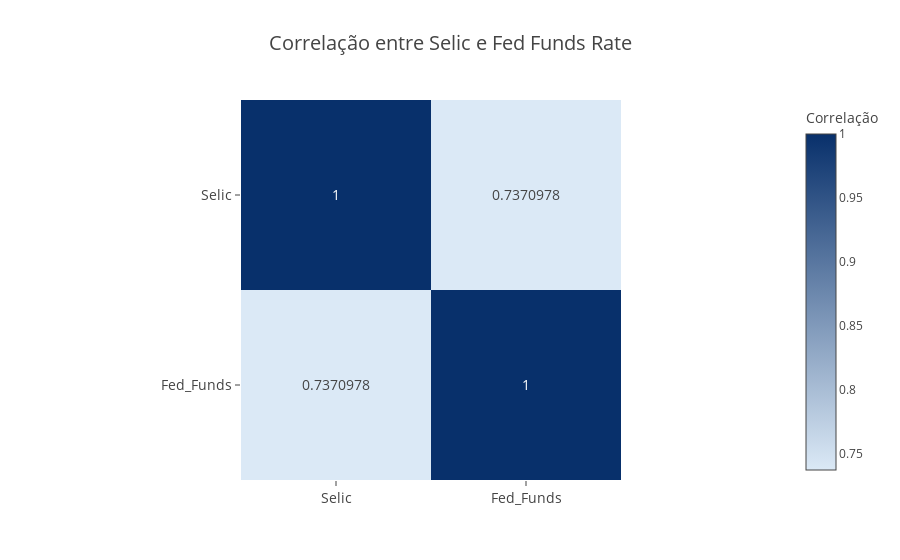

Write notebook code for a chart like this one.
### Markdown cell above
---

### **📊 Correlação entre Selic e Fed Funds Rate**


---

### Code cell
# Criar um heatmap interativo da correlação entre Selic e Fed Funds Rate
fig = px.imshow(
    df_rates[['Selic', 'Fed_Funds']].corr(),
    text_auto=True,
    color_continuous_scale=["#dbe9f6", "#08306b"],  # Dois tons de azul
    title="Correlação entre Selic e Fed Funds Rate"
)

# Ajustar o layout para aumentar o tamanho da fonte
fig.update_layout(
    title_font_size=20,  # Tamanho da fonte do título
    font=dict(size=14),  # Tamanho da fonte geral
    coloraxis_colorbar=dict(title="Correlação", title_font_size=14, tickfont_size=12)  # Fonte da barra de cores
)

# Exibir o gráfico interativo
fig.show()

### Figure 1 — Plotly figure (JSON) as saved in the notebook; plotly's stock layout.template omitted (floating-point values rounded to 4 significant figures)
{"data": [{"coloraxis": "coloraxis", "hovertemplate": "x: %{x}<br>y: %{y}<br>color: %{z}<extra></extra>", "name": "0", "texttemplate": "%{z}", "type": "heatmap", "x": ["Selic", "Fed_Funds"], "xaxis": "x", "y": ["Selic", "Fed_Funds"], "yaxis": "y", "z": [[1, 0.7371], [0.7371, 1]]}], "layout": {"coloraxis": {"colorbar": {"tickfont": {"size": 12}, "title": {"font": {"size": 14}, "text": "Correlação"}}, "colorscale": [[0, "#dbe9f6"], [1, "#08306b"]]}, "font": {"size": 14}, "title": {"font": {"size": 20}, "text": "Correlação entre Selic e Fed Funds Rate"}, "xaxis": {"anchor": "y", "constrain": "domain", "domain": [0, 1], "scaleanchor": "y"}, "yaxis": {"anchor": "x", "autorange": "reversed", "constrain": "domain", "domain": [0, 1]}}}
